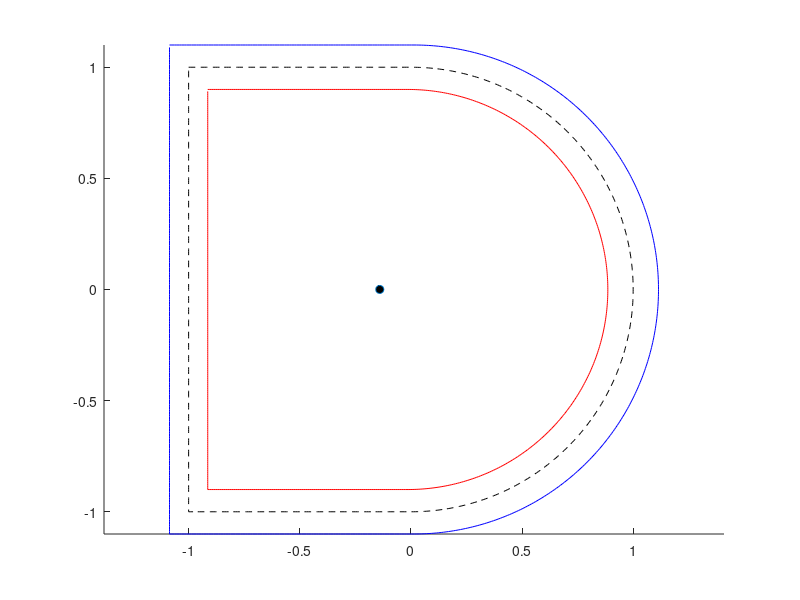

Write MATLAB code to recreate this figure. (Note: this script raises an error after producing the figure.)
close all;
clear all;
clc;

% creating a test track
x=[-1:0.01:-0.01,...
    cos(pi/2:-0.01:-pi/2),...
    -0.01:-0.01:-0.99,...
    -1*ones(size([-1:0.01:0.99]))];
y=[1*ones(size([-1:0.01:-0.01])),...
    sin(pi/2:-0.01:-pi/2),...
   -1*ones(size([-0.01:-0.01:-0.99])),...
    [-1:0.01:0.99]];


% x=[1*cos(0:0.01:2*pi)];
% y=[0.5*sin(0:0.01:2*pi)];


figure; hold on;
plot(x,y,'k--');
axis equal;

xc=mean(x);
yc=mean(y);
plot(xc,yc,'o','markerfacecolor',[0 0 0])
[tht,r]=cart2pol(x-xc,y-yc);
r_out=r.*1.10;
r_in=r.*0.90;
x_out=r_out.*cos(tht)+xc;
y_out=r_out.*sin(tht)+yc;
x_in =r_in.*cos(tht)+xc;
y_in =r_in.*sin(tht)+yc;
plot(x_in,y_in,'r');
plot(x_out,y_out,'b');

dr=abs(r_out-r_in);
rmax=max(abs(r_out-r_in));
rmin=min(abs(r_out-r_in));

load NN.mat;

%pick a starting point
[x0, y0]=ginput(1);

for iter=1:100
    [x1,y1,id]=closePT(x,y,x0,y0);
    if(id==length(x))
        road_vec=[x(1)-x(id);y(1)-y(id)];
    else
        road_vec=[x(id+1)-x(id);y(id+1)-y(id)];
    end   
    road_vec=road_vec/norm(road_vec);
    disc_vec=[x0-x1;y0-y1];
    car_dir=net([road_vec;disc_vec]);
    vel=rmin/2;
    x0_old=x0; y0_old=y0;
    x0=x0+vel*car_dir(1);
    y0=y0+vel*car_dir(2);
    plot([x0_old x0],[y0_old,y0],'k-');
    axis([min(x)-rmax max(x)+rmax min(y)-rmax max(y)+rmax]);
    pause(0.1);
end

